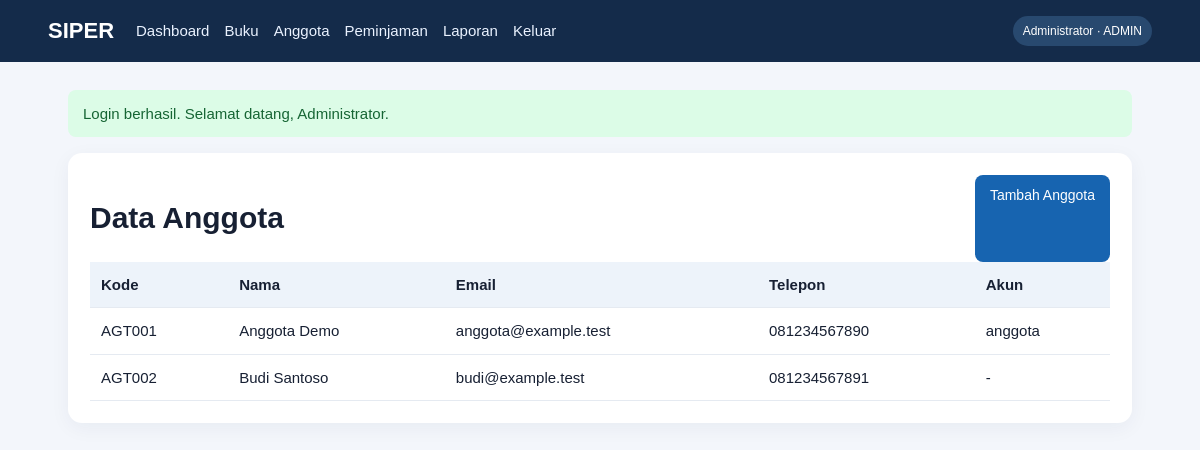
Screenshot of /members/index.php (signed in) with the database file from the repository.
### tables this page shows
CREATE TABLE members (
    id INT UNSIGNED AUTO_INCREMENT PRIMARY KEY,
    user_id INT UNSIGNED NULL UNIQUE,
    member_code VARCHAR(20) NOT NULL UNIQUE,
    name VARCHAR(120) NOT NULL,
    email VARCHAR(120) NULL,
    phone VARCHAR(25) NULL,
    created_at TIMESTAMP NOT NULL DEFAULT CURRENT_TIMESTAMP,
    CONSTRAINT fk_members_user FOREIGN KEY (user_id) REFERENCES users (id) ON DELETE SET NULL
);

CREATE TABLE users (
    id INT UNSIGNED AUTO_INCREMENT PRIMARY KEY,
    role_id TINYINT UNSIGNED NOT NULL,
    name VARCHAR(120) NOT NULL,
    username VARCHAR(50) NOT NULL UNIQUE,
    password_hash VARCHAR(255) NOT NULL,
    is_active TINYINT(1) NOT NULL DEFAULT 1,
    created_at TIMESTAMP NOT NULL DEFAULT CURRENT_TIMESTAMP,
    CONSTRAINT fk_users_role FOREIGN KEY (role_id) REFERENCES roles (id)
);

### includes/functions.php (called while the page is built, shortened)
<?php
function e(mixed $value): string
{
    return htmlspecialchars((string)($value ?? ''), ENT_QUOTES, 'UTF-8');
}

### members/index.php (the view, shortened to what this page needs)
<?php
require_once __DIR__ . '/../includes/bootstrap.php';
$members = $pdo->query(
    'SELECT m.*, u.username
     FROM members m
     LEFT JOIN users u ON u.id = m.user_id
     ORDER BY m.name'
)->fetchAll();
require __DIR__ . '/../includes/header.php';
?>
<div class="panel">
    <div class="actions">
        <h1 style="flex: 1">Data Anggota</h1>
        <a class="btn" href="form.php">Tambah Anggota</a>
    </div>
    <div class="table-wrap">
        <table>
            <tr>
                <th>Kode</th>
                <th>Nama</th>
                <th>Email</th>
                <th>Telepon</th>
                <th>Akun</th>
            </tr>
            <?php foreach ($members as $member): ?>
                <tr>
                    <td><?= e($member['member_code']) ?></td>
                    <td><?= e($member['name']) ?></td>
                    <td><?= e($member['email']) ?></td>
                    <td><?= e($member['phone']) ?></td>
                    <td><?= e($member['username'] ?? '-') ?></td>
                </tr>
            <?php endforeach; ?>
        </table>
    </div>
</div>
<?php require __DIR__ . '/../includes/footer.php'; ?>

### assets/css/style.css (style rules this page uses)
* { box-sizing: border-box; }
body { margin: 0; background: #f3f6fb; color: #172033; font: 15px/1.55 Arial, sans-serif; }
.hero, .card, .panel { margin-bottom: 18px; padding: 22px; border-radius: 14px; background: #fff; box-shadow: 0 5px 20px #142b4a0d; }
.btn, button { display: inline-block; padding: 10px 15px; border: 0; border-radius: 8px; background: #1764b0; color: #fff; font-size: 14px; text-decoration: none; cursor: pointer; }
table { width: 100%; border-collapse: collapse; background: #fff; }
th, td { padding: 11px; border-bottom: 1px solid #e5eaf1; text-align: left; vertical-align: top; }
th { background: #edf3fa; }
.table-wrap { overflow-x: auto; }
.actions { display: flex; flex-wrap: wrap; gap: 8px; }

### rows the page displays
members: member_code "AGT001", name "Anggota Demo", email "anggota@example.test", phone "081234567890", user.username "anggota"
members: member_code "AGT002", name "Budi Santoso", email "budi@example.test", phone "081234567891", username "-"

### other values shown
$displayName "Administrator"
$userRole "ADMIN"
$notice['message'] "Login berhasil. Selamat datang, Administrator."
